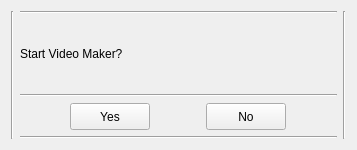
<?xml version="1.0" encoding="UTF-8"?>
<ui version="4.0">
 <class>VideoMakerPrompt</class>
 <widget class="QWidget" name="VideoMakerPrompt">
  <property name="geometry">
   <rect>
    <x>0</x>
    <y>0</y>
    <width>357</width>
    <height>150</height>
   </rect>
  </property>
  <property name="sizePolicy">
   <sizepolicy hsizetype="Fixed" vsizetype="Fixed">
    <horstretch>0</horstretch>
    <verstretch>0</verstretch>
   </sizepolicy>
  </property>
  <property name="minimumSize">
   <size>
    <width>357</width>
    <height>150</height>
   </size>
  </property>
  <property name="maximumSize">
   <size>
    <width>357</width>
    <height>151</height>
   </size>
  </property>
  <property name="sizeIncrement">
   <size>
    <width>336</width>
    <height>0</height>
   </size>
  </property>
  <property name="windowTitle">
   <string>𝕀mage𝔼vo</string>
  </property>
  <layout class="QHBoxLayout" name="horizontalLayout_2">
   <item>
    <widget class="Line" name="line_4">
     <property name="orientation">
      <enum>Qt::Vertical</enum>
     </property>
    </widget>
   </item>
   <item>
    <layout class="QHBoxLayout" name="horizontalLayout">
     <item>
      <layout class="QVBoxLayout" name="verticalLayout_2">
       <item>
        <widget class="Line" name="line_3">
         <property name="orientation">
          <enum>Qt::Horizontal</enum>
         </property>
        </widget>
       </item>
       <item>
        <spacer name="verticalSpacer_2">
         <property name="orientation">
          <enum>Qt::Vertical</enum>
         </property>
         <property name="sizeHint" stdset="0">
          <size>
           <width>20</width>
           <height>40</height>
          </size>
         </property>
        </spacer>
       </item>
       <item>
        <layout class="QHBoxLayout" name="horizontalLayout_75">
         <item>
          <widget class="QLabel" name="label_2">
           <property name="minimumSize">
            <size>
             <width>0</width>
             <height>27</height>
            </size>
           </property>
           <property name="maximumSize">
            <size>
             <width>16777215</width>
             <height>27</height>
            </size>
           </property>
           <property name="text">
            <string>Start Video Maker?</string>
           </property>
          </widget>
         </item>
        </layout>
       </item>
       <item>
        <spacer name="verticalSpacer">
         <property name="orientation">
          <enum>Qt::Vertical</enum>
         </property>
         <property name="sizeHint" stdset="0">
          <size>
           <width>20</width>
           <height>40</height>
          </size>
         </property>
        </spacer>
       </item>
       <item>
        <widget class="Line" name="line_5">
         <property name="orientation">
          <enum>Qt::Horizontal</enum>
         </property>
        </widget>
       </item>
       <item>
        <layout class="QHBoxLayout" name="horizontalLayout_76">
         <item>
          <widget class="QPushButton" name="yes_button">
           <property name="sizePolicy">
            <sizepolicy hsizetype="Fixed" vsizetype="Fixed">
             <horstretch>0</horstretch>
             <verstretch>0</verstretch>
            </sizepolicy>
           </property>
           <property name="minimumSize">
            <size>
             <width>80</width>
             <height>27</height>
            </size>
           </property>
           <property name="maximumSize">
            <size>
             <width>80</width>
             <height>27</height>
            </size>
           </property>
           <property name="toolTip">
            <string/>
           </property>
           <property name="text">
            <string>Yes</string>
           </property>
          </widget>
         </item>
         <item>
          <widget class="QPushButton" name="no_button">
           <property name="sizePolicy">
            <sizepolicy hsizetype="Fixed" vsizetype="Fixed">
             <horstretch>0</horstretch>
             <verstretch>0</verstretch>
            </sizepolicy>
           </property>
           <property name="minimumSize">
            <size>
             <width>80</width>
             <height>27</height>
            </size>
           </property>
           <property name="maximumSize">
            <size>
             <width>80</width>
             <height>27</height>
            </size>
           </property>
           <property name="toolTip">
            <string/>
           </property>
           <property name="text">
            <string>No</string>
           </property>
          </widget>
         </item>
        </layout>
       </item>
       <item>
        <widget class="Line" name="line_2">
         <property name="orientation">
          <enum>Qt::Horizontal</enum>
         </property>
        </widget>
       </item>
      </layout>
     </item>
    </layout>
   </item>
   <item>
    <widget class="Line" name="line">
     <property name="orientation">
      <enum>Qt::Vertical</enum>
     </property>
    </widget>
   </item>
  </layout>
 </widget>
 <resources/>
 <connections/>
</ui>
